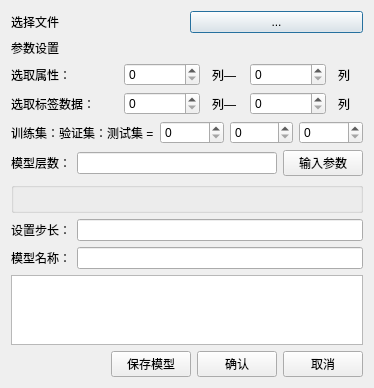
<?xml version="1.0" encoding="UTF-8"?>
<ui version="4.0">
 <class>Dialog</class>
 <widget class="QDialog" name="Dialog">
  <property name="geometry">
   <rect>
    <x>0</x>
    <y>0</y>
    <width>374</width>
    <height>364</height>
   </rect>
  </property>
  <property name="windowTitle">
   <string>Lstm</string>
  </property>
  <layout class="QVBoxLayout" name="verticalLayout_2">
   <item>
    <layout class="QVBoxLayout" name="verticalLayout">
     <item>
      <layout class="QHBoxLayout" name="horizontalLayout">
       <item>
        <widget class="QLabel" name="label">
         <property name="text">
          <string>选择文件</string>
         </property>
        </widget>
       </item>
       <item>
        <widget class="QPushButton" name="chooseFile">
         <property name="text">
          <string>...</string>
         </property>
        </widget>
       </item>
      </layout>
     </item>
    </layout>
   </item>
   <item>
    <layout class="QVBoxLayout" name="verticalLayout_3">
     <item>
      <layout class="QHBoxLayout" name="horizontalLayout_4">
       <item>
        <widget class="QLabel" name="label_2">
         <property name="text">
          <string>参数设置</string>
         </property>
        </widget>
       </item>
      </layout>
     </item>
     <item>
      <layout class="QHBoxLayout" name="horizontalLayout_6" stretch="4,3,1,3,1">
       <property name="spacing">
        <number>12</number>
       </property>
       <item>
        <widget class="QLabel" name="label_3">
         <property name="text">
          <string>选取属性：</string>
         </property>
        </widget>
       </item>
       <item>
        <widget class="QSpinBox" name="attributel"/>
       </item>
       <item>
        <widget class="QLabel" name="label_4">
         <property name="text">
          <string>列—</string>
         </property>
        </widget>
       </item>
       <item>
        <widget class="QSpinBox" name="attributer"/>
       </item>
       <item>
        <widget class="QLabel" name="label_5">
         <property name="text">
          <string>列</string>
         </property>
        </widget>
       </item>
      </layout>
     </item>
    </layout>
   </item>
   <item>
    <layout class="QHBoxLayout" name="horizontalLayout_7" stretch="4,3,1,3,1">
     <property name="spacing">
      <number>12</number>
     </property>
     <item>
      <widget class="QLabel" name="label_6">
       <property name="text">
        <string>选取标签数据：</string>
       </property>
      </widget>
     </item>
     <item>
      <widget class="QSpinBox" name="tagl"/>
     </item>
     <item>
      <widget class="QLabel" name="label_7">
       <property name="text">
        <string>列—</string>
       </property>
      </widget>
     </item>
     <item>
      <widget class="QSpinBox" name="tagr"/>
     </item>
     <item>
      <widget class="QLabel" name="label_8">
       <property name="text">
        <string>列</string>
       </property>
      </widget>
     </item>
    </layout>
   </item>
   <item>
    <layout class="QHBoxLayout" name="horizontalLayout_8">
     <item>
      <widget class="QLabel" name="label_9">
       <property name="text">
        <string>训练集：验证集：测试集 =</string>
       </property>
      </widget>
     </item>
     <item>
      <widget class="QSpinBox" name="train"/>
     </item>
     <item>
      <widget class="QSpinBox" name="check"/>
     </item>
     <item>
      <widget class="QSpinBox" name="test"/>
     </item>
    </layout>
   </item>
   <item>
    <layout class="QHBoxLayout" name="horizontalLayout_5">
     <item>
      <widget class="QLabel" name="label_12">
       <property name="text">
        <string>模型层数：</string>
       </property>
      </widget>
     </item>
     <item>
      <widget class="QLineEdit" name="level"/>
     </item>
     <item>
      <widget class="QPushButton" name="btnlevel">
       <property name="text">
        <string>输入参数</string>
       </property>
      </widget>
     </item>
    </layout>
   </item>
   <item>
    <widget class="QGroupBox" name="container">
     <property name="title">
      <string/>
     </property>
    </widget>
   </item>
   <item>
    <layout class="QHBoxLayout" name="horizontalLayout_9">
     <item>
      <widget class="QLabel" name="label_10">
       <property name="text">
        <string>设置步长：</string>
       </property>
      </widget>
     </item>
     <item>
      <widget class="QLineEdit" name="lookback"/>
     </item>
    </layout>
   </item>
   <item>
    <layout class="QHBoxLayout" name="horizontalLayout_3">
     <item>
      <widget class="QLabel" name="label_11">
       <property name="text">
        <string>模型名称：</string>
       </property>
      </widget>
     </item>
     <item>
      <widget class="QLineEdit" name="name"/>
     </item>
    </layout>
   </item>
   <item>
    <widget class="QPlainTextEdit" name="log"/>
   </item>
   <item>
    <layout class="QHBoxLayout" name="horizontalLayout_2">
     <item>
      <spacer name="horizontalSpacer">
       <property name="orientation">
        <enum>Qt::Horizontal</enum>
       </property>
       <property name="sizeHint" stdset="0">
        <size>
         <width>40</width>
         <height>20</height>
        </size>
       </property>
      </spacer>
     </item>
     <item>
      <widget class="QPushButton" name="save">
       <property name="text">
        <string>保存模型</string>
       </property>
      </widget>
     </item>
     <item>
      <widget class="QPushButton" name="btnok">
       <property name="text">
        <string>确认</string>
       </property>
      </widget>
     </item>
     <item>
      <widget class="QPushButton" name="btncancel">
       <property name="text">
        <string>取消</string>
       </property>
      </widget>
     </item>
    </layout>
   </item>
  </layout>
 </widget>
 <resources/>
 <connections/>
</ui>
